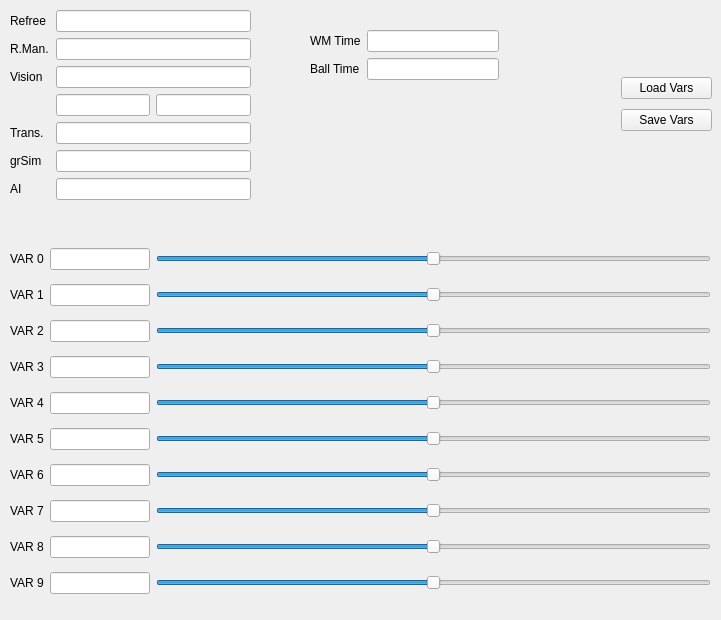
      <widget class="QWidget" name="tabStat">
       <attribute name="title">
        <string>Statistics</string>
       </attribute>
       <widget class="QWidget" name="layoutWidget">
        <property name="geometry">
         <rect>
          <x>10</x>
          <y>240</y>
          <width>701</width>
          <height>371</height>
         </rect>
        </property>
        <layout class="QVBoxLayout" name="verticalLayout_8">
         <item>
          <layout class="QHBoxLayout" name="horizontalLayout_11">
           <item>
            <widget class="QLabel" name="label_10">
             <property name="text">
              <string>VAR 0</string>
             </property>
            </widget>
           </item>
           <item>
            <widget class="QLineEdit" name="txtvar0">
             <property name="maximumSize">
              <size>
               <width>100</width>
               <height>16777215</height>
              </size>
             </property>
            </widget>
           </item>
           <item>
            <widget class="QSlider" name="spnvar0">
             <property name="minimum">
              <number>-1000</number>
             </property>
             <property name="maximum">
              <number>1000</number>
             </property>
             <property name="orientation">
              <enum>Qt::Horizontal</enum>
             </property>
            </widget>
           </item>
          </layout>
         </item>
         <item>
          <layout class="QHBoxLayout" name="horizontalLayout_2">
           <item>
            <widget class="QLabel" name="label">
             <property name="text">
              <string>VAR 1</string>
             </property>
            </widget>
           </item>
           <item>
            <widget class="QLineEdit" name="txtvar1">
             <property name="maximumSize">
              <size>
               <width>100</width>
               <height>16777215</height>
              </size>
             </property>
            </widget>
           </item>
           <item>
            <widget class="QSlider" name="spnvar1">
             <property name="minimum">
              <number>-1000</number>
             </property>
             <property name="maximum">
              <number>1000</number>
             </property>
             <property name="orientation">
              <enum>Qt::Horizontal</enum>
             </property>
            </widget>
           </item>
          </layout>
         </item>
         <item>
          <layout class="QHBoxLayout" name="horizontalLayout_3">
           <item>
            <widget class="QLabel" name="label_2">
             <property name="text">
              <string>VAR 2</string>
             </property>
            </widget>
           </item>
           <item>
            <widget class="QLineEdit" name="txtvar2">
             <property name="maximumSize">
              <size>
               <width>100</width>
               <height>16777215</height>
              </size>
             </property>
            </widget>
           </item>
           <item>
            <widget class="QSlider" name="spnvar2">
             <property name="minimum">
              <number>-1000</number>
             </property>
             <property name="maximum">
              <number>1000</number>
             </property>
             <property name="orientation">
              <enum>Qt::Horizontal</enum>
             </property>
            </widget>
           </item>
          </layout>
         </item>
         <item>
          <layout class="QHBoxLayout" name="horizontalLayout_4">
           <item>
            <widget class="QLabel" name="label_3">
             <property name="text">
              <string>VAR 3</string>
             </property>
            </widget>
           </item>
           <item>
            <widget class="QLineEdit" name="txtvar3">
             <property name="maximumSize">
              <size>
               <width>100</width>
               <height>16777215</height>
              </size>
             </property>
            </widget>
           </item>
           <item>
            <widget class="QSlider" name="spnvar3">
             <property name="minimum">
              <number>-1000</number>
             </property>
             <property name="maximum">
              <number>1000</number>
             </property>
             <property name="orientation">
              <enum>Qt::Horizontal</enum>
             </property>
            </widget>
           </item>
          </layout>
         </item>
         <item>
          <layout class="QHBoxLayout" name="horizontalLayout_5">
           <item>
            <widget class="QLabel" name="label_4">
             <property name="text">
              <string>VAR 4</string>
             </property>
            </widget>
           </item>
           <item>
            <widget class="QLineEdit" name="txtvar4">
             <property name="maximumSize">
              <size>
               <width>100</width>
               <height>16777215</height>
              </size>
             </property>
            </widget>
           </item>
           <item>
            <widget class="QSlider" name="spnvar4">
             <property name="minimum">
              <number>-1000</number>
             </property>
             <property name="maximum">
              <number>1000</number>
             </property>
             <property name="orientation">
              <enum>Qt::Horizontal</enum>
             </property>
            </widget>
           </item>
          </layout>
         </item>
         <item>
          <layout class="QHBoxLayout" name="horizontalLayout_6">
           <item>
            <widget class="QLabel" name="label_5">
             <property name="text">
              <string>VAR 5</string>
             </property>
            </widget>
           </item>
           <item>
            <widget class="QLineEdit" name="txtvar5">
             <property name="maximumSize">
              <size>
               <width>100</width>
               <height>16777215</height>
              </size>
             </property>
            </widget>
           </item>
           <item>
            <widget class="QSlider" name="spnvar5">
             <property name="minimum">
              <number>-1000</number>
             </property>
             <property name="maximum">
              <number>1000</number>
             </property>
             <property name="orientation">
              <enum>Qt::Horizontal</enum>
             </property>
            </widget>
           </item>
          </layout>
         </item>
         <item>
          <layout class="QHBoxLayout" name="horizontalLayout_7">
           <item>
            <widget class="QLabel" name="label_6">
             <property name="text">
              <string>VAR 6</string>
             </property>
            </widget>
           </item>
           <item>
            <widget class="QLineEdit" name="txtvar6">
             <property name="maximumSize">
              <size>
               <width>100</width>
               <height>16777215</height>
              </size>
             </property>
            </widget>
           </item>
           <item>
            <widget class="QSlider" name="spnvar6">
             <property name="minimum">
              <number>-1000</number>
             </property>
             <property name="maximum">
              <number>1000</number>
             </property>
             <property name="orientation">
              <enum>Qt::Horizontal</enum>
             </property>
            </widget>
           </item>
          </layout>
         </item>
         <item>
          <layout class="QHBoxLayout" name="horizontalLayout_8">
           <item>
            <widget class="QLabel" name="label_7">
             <property name="text">
              <string>VAR 7</string>
             </property>
            </widget>
           </item>
           <item>
            <widget class="QLineEdit" name="txtvar7">
             <property name="maximumSize">
              <size>
               <width>100</width>
               <height>16777215</height>
              </size>
             </property>
            </widget>
           </item>
           <item>
            <widget class="QSlider" name="spnvar7">
             <property name="minimum">
              <number>-1000</number>
             </property>
             <property name="maximum">
              <number>1000</number>
             </property>
             <property name="orientation">
              <enum>Qt::Horizontal</enum>
             </property>
            </widget>
           </item>
          </layout>
         </item>
         <item>
          <layout class="QHBoxLayout" name="horizontalLayout_9">
           <item>
            <widget class="QLabel" name="label_8">
             <property name="text">
              <string>VAR 8</string>
             </property>
            </widget>
           </item>
           <item>
            <widget class="QLineEdit" name="txtvar8">
             <property name="maximumSize">
              <size>
               <width>100</width>
               <height>16777215</height>
              </size>
             </property>
            </widget>
           </item>
           <item>
            <widget class="QSlider" name="spnvar8">
             <property name="minimum">
              <number>-1000</number>
             </property>
             <property name="maximum">
              <number>1000</number>
             </property>
             <property name="orientation">
              <enum>Qt::Horizontal</enum>
             </property>
            </widget>
           </item>
          </layout>
         </item>
         <item>
          <layout class="QHBoxLayout" name="horizontalLayout_10">
           <item>
            <widget class="QLabel" name="label_9">
             <property name="text">
              <string>VAR 9</string>
             </property>
            </widget>
           </item>
           <item>
            <widget class="QLineEdit" name="txtvar9">
             <property name="maximumSize">
              <size>
               <width>100</width>
               <height>16777215</height>
              </size>
             </property>
            </widget>
           </item>
           <item>
            <widget class="QSlider" name="spnvar9">
             <property name="minimum">
              <number>-1000</number>
             </property>
             <property name="maximum">
              <number>1000</number>
             </property>
             <property name="orientation">
              <enum>Qt::Horizontal</enum>
             </property>
            </widget>
           </item>
          </layout>
         </item>
        </layout>
       </widget>
       <widget class="QWidget" name="layoutWidget">
        <property name="geometry">
         <rect>
          <x>310</x>
          <y>30</y>
          <width>189</width>
          <height>62</height>
         </rect>
        </property>
        <layout class="QFormLayout" name="formLayout_2">
         <item row="0" column="0">
          <widget class="QLabel" name="label_14">
           <property name="text">
            <string>WM Time</string>
           </property>
          </widget>
         </item>
         <item row="0" column="1">
          <widget class="QLineEdit" name="txtTime"/>
         </item>
         <item row="1" column="0">
          <widget class="QLabel" name="label_15">
           <property name="text">
            <string>Ball Time</string>
           </property>
          </widget>
         </item>
         <item row="1" column="1">
          <widget class="QLineEdit" name="txtTimeBall"/>
         </item>
        </layout>
       </widget>
       <widget class="QWidget" name="layoutWidget">
        <property name="geometry">
         <rect>
          <x>621</x>
          <y>73</y>
          <width>91</width>
          <height>62</height>
         </rect>
        </property>
        <layout class="QVBoxLayout" name="verticalLayout_9">
         <item>
          <widget class="QPushButton" name="btnLoadVars">
           <property name="text">
            <string>Load Vars</string>
           </property>
          </widget>
         </item>
         <item>
          <widget class="QPushButton" name="btnSaveVars">
           <property name="text">
            <string>Save Vars</string>
           </property>
          </widget>
         </item>
        </layout>
       </widget>
       <widget class="QWidget" name="layoutWidget">
        <property name="geometry">
         <rect>
          <x>10</x>
          <y>10</y>
          <width>241</width>
          <height>229</height>
         </rect>
        </property>
        <layout class="QFormLayout" name="formLayout">
         <item row="0" column="0">
          <widget class="QLabel" name="label_11">
           <property name="text">
            <string>Refree</string>
           </property>
          </widget>
         </item>
         <item row="0" column="1">
          <widget class="QLineEdit" name="txtRefreeSpeed"/>
         </item>
         <item row="1" column="0">
          <widget class="QLabel" name="label_29">
           <property name="text">
            <string>R.Man.</string>
           </property>
          </widget>
         </item>
         <item row="1" column="1">
          <widget class="QLineEdit" name="txtRefreeSpeed_2"/>
         </item>
         <item row="2" column="0">
          <widget class="QLabel" name="label_12">
           <property name="text">
            <string>Vision</string>
           </property>
          </widget>
         </item>
         <item row="2" column="1">
          <widget class="QLineEdit" name="txtVisionSpeed"/>
         </item>
         <item row="3" column="0">
          <spacer name="horizontalSpacer">
           <property name="orientation">
            <enum>Qt::Horizontal</enum>
           </property>
           <property name="sizeHint" stdset="0">
            <size>
             <width>40</width>
             <height>20</height>
            </size>
           </property>
          </spacer>
         </item>
         <item row="3" column="1">
          <layout class="QHBoxLayout" name="horizontalLayout_12">
           <item>
            <widget class="QLineEdit" name="txtVisionSpeed_0"/>
           </item>
           <item>
            <widget class="QLineEdit" name="txtVisionSpeed_1"/>
           </item>
          </layout>
         </item>
         <item row="4" column="0">
          <widget class="QLabel" name="label_30">
           <property name="text">
            <string>Trans.</string>
           </property>
          </widget>
         </item>
         <item row="4" column="1">
          <widget class="QLineEdit" name="txtTrans"/>
         </item>
         <item row="5" column="0">
          <widget class="QLabel" name="label_31">
           <property name="text">
            <string>grSim</string>
           </property>
          </widget>
         </item>
         <item row="5" column="1">
          <widget class="QLineEdit" name="txtgrSim"/>
         </item>
         <item row="6" column="0">
          <widget class="QLabel" name="label_61">
           <property name="text">
            <string>AI</string>
           </property>
          </widget>
         </item>
         <item row="6" column="1">
          <widget class="QLineEdit" name="txtAIfps"/>
         </item>
        </layout>
       </widget>
      </widget>
